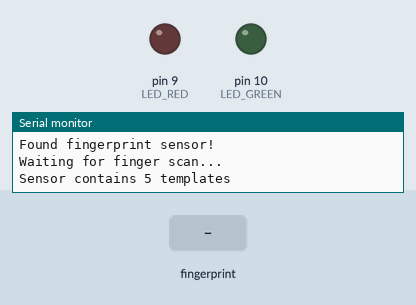
Bench run of a sketch on a simulated Arduino Leonardo, built with avr-gcc and run on an emulated ATmega32U4. On the bench: output pins drawn as LEDs (lit = HIGH), the last lines printed to the serial monitor. Inputs (shaded band) come from the test bench.

Above: at 2.3 s.
2.4 s: finger stored as number 1 placed on the sensor
At 4.3 s:
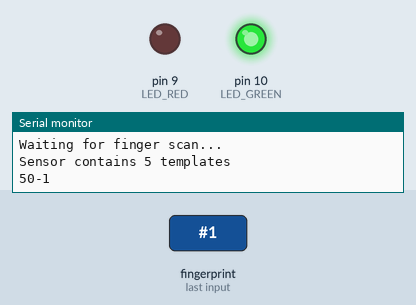
Timing chart, 0 to 6.1 s (numbered marks = the images above; inputs shaded):
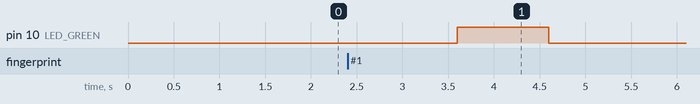

Measured:
- after the input at 2.4 s, pin 10 (LED_GREEN): LOW → HIGH after 1.2 s, → LOW 1.0 s later

The sketch:

dddone.ino
```cpp
/***************************************************
 * FINAL SKETCH: Direct Match to LED Control
 * * Goal:
 * 1. Find a match using the sensor's internal memory.
 * 2. If MATCH is found: Green LED (Pin 10) is ON.
 * 3. If NO MATCH is found: Red LED (Pin 9) is ON.
 * 4. Loop speed is slowed down (1 second delay) for easy Serial Monitor reading.
 * * NOTE: Ensure you have enrolled at least one finger using the 'enroll' example first.
 ****************************************************/

#include <Adafruit_Fingerprint.h>
#include <SoftwareSerial.h> // Keep for compatibility with Uno/Nano

// --- 1. LED and Sensor Pin Configuration ---
const int LED_RED = 9;
const int LED_GREEN = 10;

#if (defined(__AVR__) || defined(ESP8266)) && !defined(__AVR_ATmega2560__)
// For UNO and others without hardware serial, we must use software serial...
// pin #2 is IN from sensor (GREEN wire)
// pin #3 is OUT from arduino  (WHITE wire)
// Set up the serial port to use softwareserial..
SoftwareSerial mySerial(2, 3);

#else
// On Leonardo/M0/etc, others with hardware serial, use hardware serial!
// #0 is green wire, #1 is white
#define mySerial Serial1

#endif


Adafruit_Fingerprint finger = Adafruit_Fingerprint(&mySerial);

// --- Function Prototypes ---
void turnOffLEDs();
uint8_t getFingerprintID();


void setup()
{
    Serial.begin(9600);
    while (!Serial); // Wait for Serial Monitor to connect (helpful for debugging)
    delay(100);
    Serial.println("\n\n--- Fingerprint Match & LED Control Initialized ---");

    // --- 3. LED SETUP ---
    pinMode(LED_RED, OUTPUT);
    pinMode(LED_GREEN, OUTPUT);
    turnOffLEDs(); // Ensure both are off at startup

    // --- 4. Sensor Initialization ---
    finger.begin(57600);
    delay(5);
    if (finger.verifyPassword()) {
        Serial.println("Found fingerprint sensor!");
    } else {
        Serial.println("Did not find fingerprint sensor :(");
        // Turn on red LED indefinitely if the sensor cannot be found
        digitalWrite(LED_RED, HIGH);
        while (1) { delay(1); }
    }

    finger.getTemplateCount();

    if (finger.templateCount == 0) {
        Serial.println("Sensor is empty. Please run the 'enroll' example first.");
    }
    else {
        Serial.println("\nWaiting for finger scan...");
        Serial.print("Sensor contains "); Serial.print(finger.templateCount); Serial.println(" templates");
    }
}

void loop() // The main loop runs repeatedly
{
    getFingerprintID(); // Check for a finger

    // --- SLOW DOWN THE LOOP ---
    // Wait 1 second before checking again, making the Serial output readable.
    delay(1000);
}

// Helper function to turn off both LEDs
void turnOffLEDs() {
    digitalWrite(LED_RED, LOW);
    digitalWrite(LED_GREEN, LOW);
}

// Function to check for a finger, process it, search, and control LEDs
uint8_t getFingerprintID() {
    turnOffLEDs(); // Turn off any previous LED state before the new scan

    // --- Stage 1: Get Image ---
    uint8_t p = finger.getImage();
    switch (p) {
        case FINGERPRINT_OK:
            // Serial.println("Image taken");
            break;
        case FINGERPRINT_NOFINGER:
            // This is the normal state, no action needed, exit quickly.
            return p;
        case FINGERPRINT_PACKETRECIEVEERR:
        case FINGERPRINT_IMAGEFAIL:
            // Serial.println("Sensor Error or Communication Problem.");
            return p;
        default:
            return p;
    }

    // --- Stage 2: Convert Image to Template Features ---
    p = finger.image2Tz();
    switch (p) {
        case FINGERPRINT_OK:
            // Serial.println("Image converted");
            break;
        case FINGERPRINT_IMAGEMESS:
        case FINGERPRINT_FEATUREFAIL:
        case FINGERPRINT_INVALIDIMAGE:
            // Serial.println("Features failed. Try adjusting finger pressure.");
            return p;
        default:
            return p;
    }

    // --- Stage 3: Search Internal Database ---
    p = finger.fingerSearch();

    if (p == FINGERPRINT_OK) {
        // --- SUCCESS: MATCH FOUND ---
        // Serial.println(">> FINGERPRINT MATCH FOUND! <<");
        // Serial.print("Found ID #");
        Serial.print(50);
        Serial.print("-");
        Serial.print(finger.fingerID);
        Serial.print('\n');
        // Serial.print(" with confidence: "); Serial.println(finger.confidence);

        digitalWrite(LED_GREEN, HIGH); // Green LED ON (Access Granted)
        return finger.fingerID;

    } else if (p == FINGERPRINT_NOTFOUND) {
        // --- FAILURE: NO MATCH ---
        // Serial.println(">> NO MATCH FOUND. ACCESS DENIED. <<");
        Serial.print(60);
        Serial.print('\n');
        digitalWrite(LED_RED, HIGH); // Red LED ON (Access Denied)
        return p;

    } else {
        // --- COMMUNICATION OR UNKNOWN ERROR ---
        // Serial.println("Unknown search error.");
        return p;
    }
}
```
